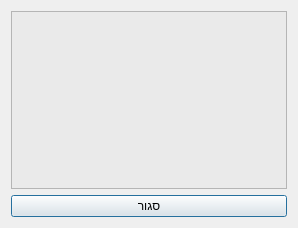
<?xml version="1.0" encoding="UTF-8"?>
<ui version="4.0">
 <class>NoteWindow</class>
 <widget class="QDialog" name="NoteWindow">
  <property name="geometry">
   <rect>
    <x>0</x>
    <y>0</y>
    <width>298</width>
    <height>228</height>
   </rect>
  </property>
  <property name="windowTitle">
   <string>הערה</string>
  </property>
  <property name="layoutDirection">
   <enum>Qt::RightToLeft</enum>
  </property>
  <layout class="QVBoxLayout" name="verticalLayout">
   <item>
    <widget class="QPlainTextEdit" name="note_board">
     <property name="layoutDirection">
      <enum>Qt::RightToLeft</enum>
     </property>
     <property name="autoFillBackground">
      <bool>false</bool>
     </property>
     <property name="styleSheet">
      <string notr="true">background-color: rgb(234, 234, 234);text-align:left;</string>
     </property>
     <property name="frameShape">
      <enum>QFrame::StyledPanel</enum>
     </property>
     <property name="frameShadow">
      <enum>QFrame::Sunken</enum>
     </property>
    </widget>
   </item>
   <item>
    <widget class="QPushButton" name="close_button">
     <property name="text">
      <string>סגור</string>
     </property>
    </widget>
   </item>
  </layout>
 </widget>
 <resources/>
 <connections/>
</ui>
